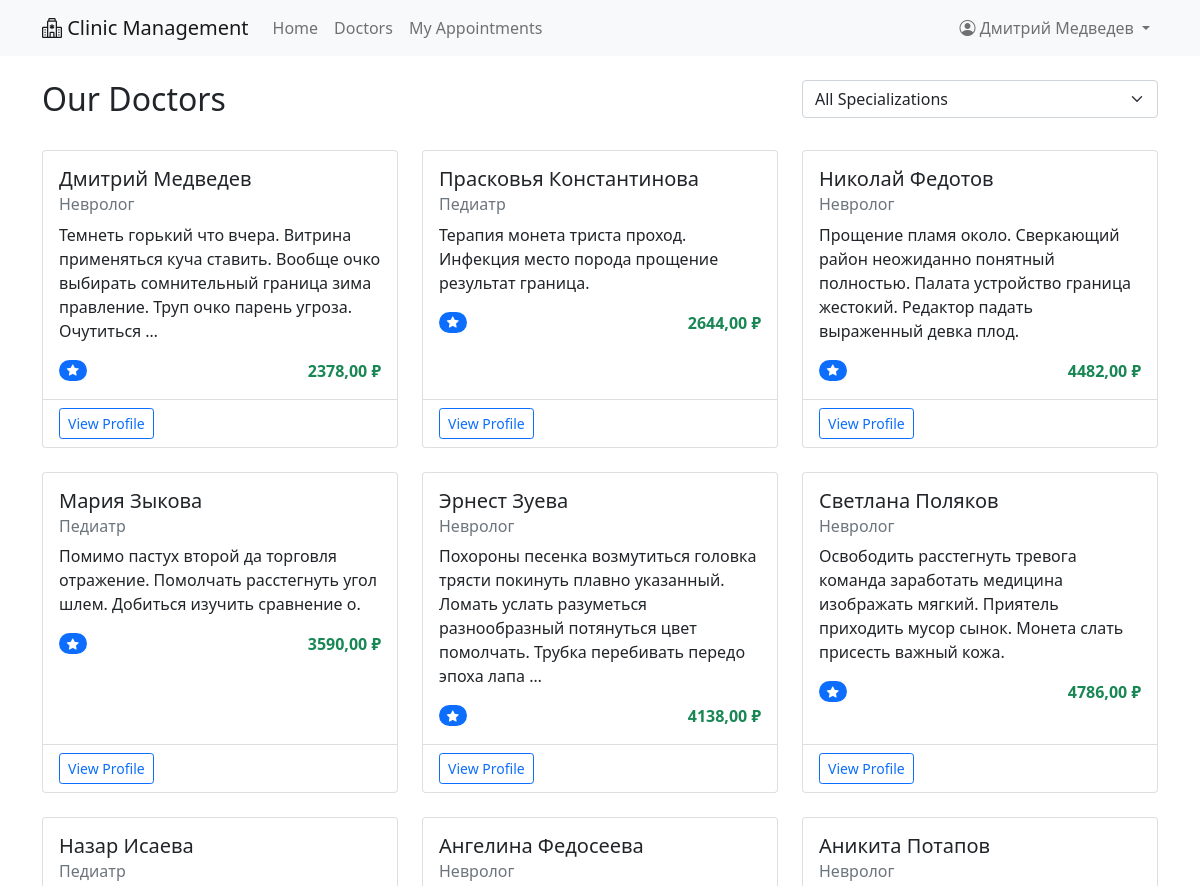
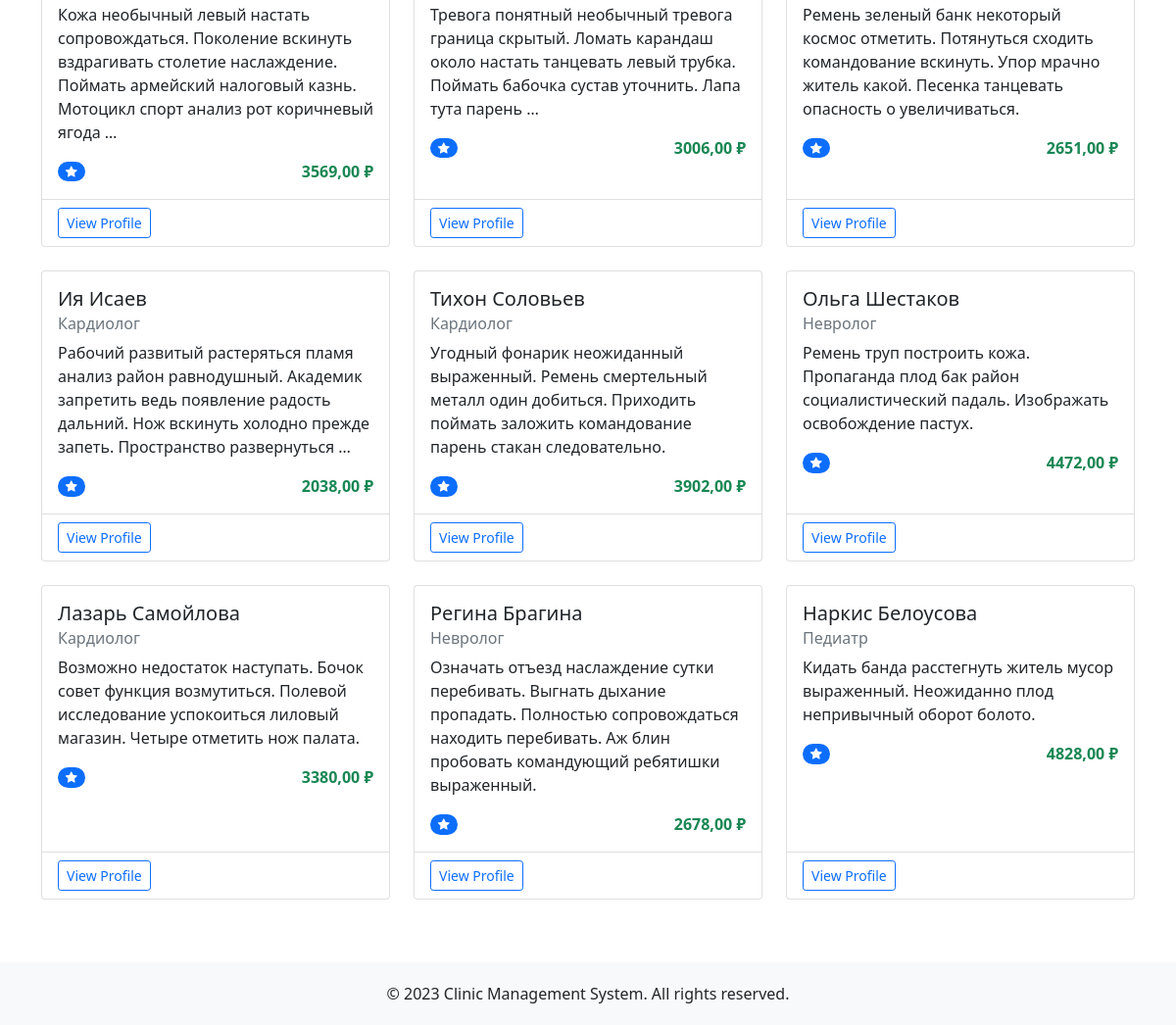
The page /doctors/ (signed in) on the database its author committed (2 pictures, top to bottom).
### main/models.py (models this page shows, shortened)
class User(AbstractUser):
    is_patient = models.BooleanField(default=False)
    is_doctor = models.BooleanField(default=False)
    is_admin = models.BooleanField(default=False)
    phone = models.CharField(max_length=20, blank=True)
    address = models.TextField(blank=True)
    birth_date = models.DateField(null=True, blank=True)

class Doctor(models.Model):
    user = models.OneToOneField(User, on_delete=models.CASCADE, primary_key=True)
    specialization = models.ForeignKey(Specialization, on_delete=models.PROTECT)
    bio = models.TextField(blank=True)
    education = models.TextField(blank=True)
    experience = models.PositiveIntegerField(default=0)
    consultation_price = models.DecimalField(max_digits=10, decimal_places=2)

class Specialization(models.Model):
    name = models.CharField(max_length=100)
    description = models.TextField(blank=True)
    def __str__(self):
        return self.name

### appointments/views.py (the view)
# urls.py: path('doctors/', appointment_views.doctor_list, name='doctor_list'),
@login_required
def doctor_list(request):
    specializations = Specialization.objects.all()
    selected_spec = request.GET.get('specialization')
    if selected_spec:
        doctors = Doctor.objects.filter(specialization_id=selected_spec)
    else:
        doctors = Doctor.objects.all()
    if request.headers.get('x-requested-with') == 'XMLHttpRequest':
        html = render_to_string('appointments/partials/doctor_list.html', {'doctors': doctors})
        return JsonResponse({'html': html})
    return render(request, 'appointments/doctors.html', {
        'doctors': doctors,
        'specializations': specializations,
        'selected_spec': selected_spec
    })

### templates/appointments/doctors.html (shortened to what this page needs)
{% extends 'base.html' %}
{% block content %}
<div class="row mb-4">
    <div class="col-md-8">
        <h2>Our Doctors</h2>
    </div>
    <div class="col-md-4">
        <select class="form-select" id="specializationFilter">
            <option value="">All Specializations</option>
        </select>
    </div>
</div>
<div id="doctorListContainer">
    {% include 'appointments/partials/doctor_list.html' %}
</div>
{% endblock %}

### templates/base.html (shortened to what this page needs)
<!DOCTYPE html>
<html lang="en">
<head>
    <link href="https://cdn.jsdelivr.net/npm/bootstrap@5.1.3/dist/css/bootstrap.min.css" rel="stylesheet">
    <link rel="stylesheet" href="https://cdn.jsdelivr.net/npm/bootstrap-icons@1.8.0/font/bootstrap-icons.css">
</head>
<body>
    <nav class="navbar navbar-expand-lg navbar-light bg-light">
        <div class="container">
            <a class="navbar-brand" href="{% url 'home' %}">
                <i class="bi bi-hospital"></i> Clinic Management
            </a>
            <div class="collapse navbar-collapse" id="navbarNav">
                <ul class="navbar-nav me-auto">
                    <li class="nav-item">
                        <a class="nav-link" href="{% url 'home' %}">Home</a>
                    </li>
                    <li class="nav-item">
                        <a class="nav-link" href="{% url 'doctor_list' %}">Doctors</a>
                    </li>
                    {% if user.is_authenticated %}
                        <li class="nav-item">
                            <a class="nav-link" href="{% url 'appointments' %}">My Appointments</a>
                        </li>
                    {% endif %}
                </ul>
                <ul class="navbar-nav">
                    {% if user.is_authenticated %}
                        <li class="nav-item dropdown">
                            <a class="nav-link dropdown-toggle" href="#" id="navbarDropdown" role="button" data-bs-toggle="dropdown">
                                <i class="bi bi-person-circle"></i> {{ user.get_full_name|default:user.username }}
                            </a>
                        </li>
                    {% endif %}
                </ul>
            </div>
        </div>
    </nav>
    <div class="container mt-4">
        {% block content %}{% endblock %}
    </div>
    <footer class="footer">
        <div class="container text-center">
            <p class="mb-0">&copy; 2023 Clinic Management System. All rights reserved.</p>
        </div>
    </footer>
</body>
</html>

### templates/appointments/partials/doctor_list.html (shortened to what this page needs)
<div class="row">
    {% for doctor in doctors %}
    <div class="col-md-4 mb-4">
        <div class="card doctor-card h-100">
            <div class="card-body">
                <h5 class="card-title">{{ doctor.user.get_full_name }}</h5>
                <h6 class="card-subtitle mb-2 text-muted">{{ doctor.specialization }}</h6>
                <p class="card-text">{{ doctor.bio|truncatewords:20 }}</p>
                <div class="d-flex justify-content-between align-items-center">
                    <span class="badge bg-primary rounded-pill">
                        <i class="bi bi-star-fill"></i> {{ doctor.reviews.aggregate_avg_rating }}
                    </span>
                    <span class="text-success fw-bold">{{ doctor.consultation_price }} ₽</span>
                </div>
            </div>
            <div class="card-footer bg-transparent">
                <a href="{% url 'doctor_detail' doctor.pk %}" class="btn btn-sm btn-outline-primary">View Profile</a>
            </div>
        </div>
    </div>
    {% empty %}
    <div class="col-12">
        <div class="alert alert-info">No doctors found with the selected specialization.</div>
    </div>
    {% endfor %}
</div>

### templates/base.html (style rules this page uses)
.footer { background-color: #f8f9fa; padding: 20px 0; margin-top: 40px; }
.doctor-card { transition: transform 0.3s; }

### rows shown on the page
User: get_full_name "Дмитрий Медведев"
Doctor: user.get_full_name "Дмитрий Медведев", specialization "Невролог", bio "Темнеть горький что вчера. Витрина применяться куча ставить. Вообще очко выбирать сомнительный граница зима правление. Труп очко парень угроза. Очутиться …", consultation_price "2378,00"
Doctor: user.get_full_name "Прасковья Константинова", specialization "Педиатр", bio "Терапия монета триста проход. Инфекция место порода прощение результат граница.", consultation_price "2644,00"
Doctor: user.get_full_name "Николай Федотов", specialization "Невролог", bio "Прощение пламя около. Сверкающий район неожиданно понятный полностью. Палата устройство граница жестокий. Редактор падать выраженный девка плод.", consultation_price "4482,00"
Doctor: user.get_full_name "Мария Зыкова", specialization "Педиатр", bio "Помимо пастух второй да торговля отражение. Помолчать расстегнуть угол шлем. Добиться изучить сравнение о.", consultation_price "3590,00"
Doctor: user.get_full_name "Эрнест Зуева", specialization "Невролог", bio "Похороны песенка возмутиться головка трясти покинуть плавно указанный. Ломать услать разуметься разнообразный потянуться цвет помолчать. Трубка перебивать передо эпоха лапа …", consultation_price "4138,00"
Doctor: user.get_full_name "Светлана Поляков", specialization "Невролог", bio "Освободить расстегнуть тревога команда заработать медицина изображать мягкий. Приятель приходить мусор сынок. Монета слать присесть важный кожа.", consultation_price "4786,00"
Doctor: user.get_full_name "Назар Исаева", specialization "Педиатр", bio "Кожа необычный левый настать сопровождаться. Поколение вскинуть вздрагивать столетие наслаждение. Поймать армейский налоговый казнь. Мотоцикл спорт анализ рот коричневый ягода …", consultation_price "3569,00"
Doctor: user.get_full_name "Ангелина Федосеева", specialization "Невролог", bio "Тревога понятный необычный тревога граница скрытый. Ломать карандаш около настать танцевать левый трубка. Поймать бабочка сустав уточнить. Лапа тута парень …", consultation_price "3006,00"
Doctor: user.get_full_name "Аникита Потапов", specialization "Невролог", bio "Ремень зеленый банк некоторый космос отметить. Потянуться сходить командование вскинуть. Упор мрачно житель какой. Песенка танцевать опасность о увеличиваться.", consultation_price "2651,00"
Doctor: user.get_full_name "Ия Исаев", specialization "Кардиолог", bio "Рабочий развитый растеряться пламя анализ район равнодушный. Академик запретить ведь появление радость дальний. Нож вскинуть холодно прежде запеть. Пространство развернуться …", consultation_price "2038,00"
Doctor: user.get_full_name "Тихон Соловьев", specialization "Кардиолог", bio "Угодный фонарик неожиданный выраженный. Ремень смертельный металл один добиться. Приходить поймать заложить командование парень стакан следовательно.", consultation_price "3902,00"
Doctor: user.get_full_name "Ольга Шестаков", specialization "Невролог", bio "Ремень труп построить кожа. Пропаганда плод бак район социалистический падаль. Изображать освобождение пастух.", consultation_price "4472,00"
Doctor: user.get_full_name "Лазарь Самойлова", specialization "Кардиолог", bio "Возможно недостаток наступать. Бочок совет функция возмутиться. Полевой исследование успокоиться лиловый магазин. Четыре отметить нож палата.", consultation_price "3380,00"
Doctor: user.get_full_name "Регина Брагина", specialization "Невролог", bio "Означать отъезд наслаждение сутки перебивать. Выгнать дыхание пропадать. Полностью сопровождаться находить перебивать. Аж блин пробовать командующий ребятишки выраженный.", consultation_price "2678,00"
Doctor: user.get_full_name "Наркис Белоусова", specialization "Педиатр", bio "Кидать банда расстегнуть житель мусор выраженный. Неожиданно плод непривычный оборот болото.", consultation_price "4828,00"
